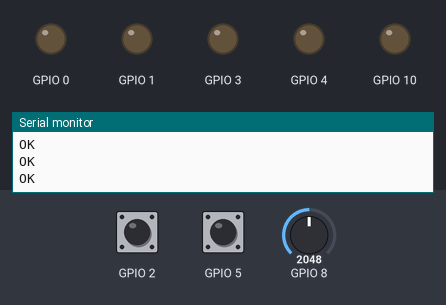
A program run on a simulated ESP32. On the bench: output pins drawn as LEDs (lit = HIGH), the last lines printed to the serial monitor. Inputs (shaded band) come from the test bench; at power-on: GPIO 2 HIGH, GPIO 5 HIGH, GPIO 8 = 2048. The modem accepts every AT command (registered, SIM ready, sends succeed) and sends nothing else.

Above: at 19.7 s.
19.8 s: GPIO 2 pulled LOW for 1 s
At 20.5 s:
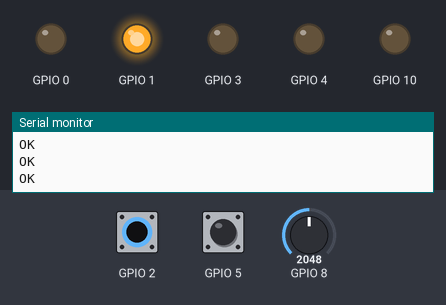
22.3 s: GPIO 5 pulled LOW for 1 s
At 23.8 s:
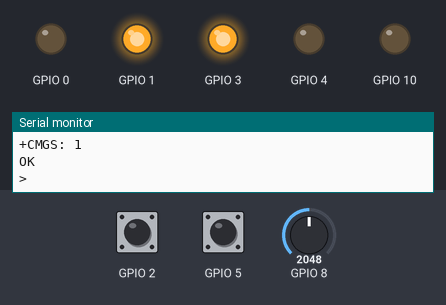
Timing chart, 0 to 25.3 s (numbered marks = the images above; inputs shaded):
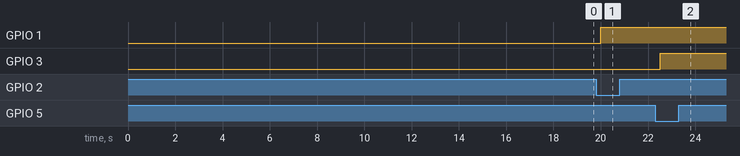

The program:

main.cpp
```cpp
#include <string>
#include "pins.h"
#include "pod.h"
#include "sms.h"
#include "vote.h"

transport sms;
pod_container pod_container;
vote vote;
const std::string callback_number = "+447860033807";
// const std::string callback_number = "+447595360442";

void setup() {
  Serial.begin(9600);
  delay(5000);  // magic delay for network conn

  vote.begin();
  sms.begin();
  pod_container.begin();
}

void loop() {
  sms.loop();
  auto lm = sms.last_message();
  if (lm.is_valid()) {
    Serial.println("Got valid command");
    Serial.println(lm.code);
    Serial.println(lm.param);
    if (lm.code == 'T') pod_container.take_now(lm.param);
    if (lm.code == 'V') vote.vote_now();
  }

  auto updated_pods = pod_container.loop();
  for (auto &&pod : updated_pods) {
    std::string prefix;
    char data[10] = {0};
    if (pod.taken_incorrectly())
      sprintf(data, "W%d", pod.day);
    else
      sprintf(data, "R%d", pod.day);

    sms.send(callback_number, std::string(data));
  }

  auto vote_result = vote.loop();
  if (vote_result.is_valid()) {
    char data[10] = {0};
    sprintf(data, "V%d", vote_result.value);
    sms.send(callback_number, std::string(data));
  }
}
```

pod.h
```cpp
#include <vector>

struct pod {
  unsigned int day;
  unsigned long taken_at;
  unsigned long prompted_at;

  bool take_now() const { return prompted_at > 0L; }

  bool taken_incorrectly() const {
    if (prompted_at == 0) return taken_at > 0;
    return false;
  }

  bool taken_correctly() const { return taken_at > prompted_at; }
};

struct led_pod : pod {
  int red_pin;
  int green_pin;
  int detect_pin;
};

led_pod make_led_pod(int day, int red_pin, int green_pin, int detect_pin);

class pod_container {
 private:
  std::vector<led_pod> pods;

 public:
  pod_container();
  void begin();
  void take_now(const unsigned int day);
  std::vector<led_pod> loop();
};
```

sms.h
```cpp
#include <SoftwareSerial.h>
#include <memory>

using payload = std::string;
using phone_number = std::string;
struct message {
  char code;
  uint8_t param;

  bool is_valid() const { return code == 'T' || code == 'V'; }
};

class transport {
 private:
  payload lp;
  message lm;
  SoftwareSerial serial;
  void print(const payload payload);
  void println(const payload payload);

 public:
  void begin();
  void loop();
  void send(const phone_number phone_number, const payload payload);
  payload last_payload() const;
  message last_message() const;
};
```

vote.h
```cpp
struct vote_result {
  int value;
  bool is_valid() const { return value != -1; }
};

class vote {
 private:
  static constexpr int num_leds = 0;
  bool show_vote_now;

 public:
  void begin();
  void vote_now();
  vote_result loop();
};
```

pod.cpp
```cpp
#include "pod.h"
#include <Arduino.h>
#include <algorithm>
#include "pins.h"

pod_container::pod_container() {
  pods.emplace_back(make_led_pod(0, pins::sunday_red, pins::sunday_green,
                                 pins::sunday_detect));  // 0, -1, D0, D3
  pods.emplace_back(make_led_pod(5, pins::friday_red, pins::friday_green,
                                 pins::friday_detect));  // 5, D4, -1, D5
}

void pod_container::begin() {
  for (auto &pod : pods) {
    pinMode(pod.detect_pin, INPUT_PULLUP);
    if (pod.red_pin != -1) pinMode(pod.red_pin, OUTPUT);
    if (pod.green_pin != -1) pinMode(pod.green_pin, OUTPUT);
  }
}

std::vector<led_pod> pod_container::loop() {
  std::vector<led_pod> updates;
  std::for_each(std::begin(pods), std::end(pods), [&updates](auto &&pod) {
    if (digitalRead(pod.detect_pin) == LOW && pod.taken_at == 0) {
      pod.taken_at = millis();
      updates.emplace_back(pod);
    }
  });
  // for (auto &&pod : pods) {
  //   if (digitalRead(pod.detect_pin) == LOW && pod.taken_at == 0) {
  //     // drug pulled out
  //     pod.taken_at = millis();
  //     updates.push_back(pod);
  //   }
  // }

  std::for_each(std::begin(pods), std::end(pods), [](auto &&pod) {
    if (pod.take_now() && pod.green_pin != -1) {
      if (pod.taken_correctly())
        digitalWrite(pod.green_pin, LOW);
      else
        digitalWrite(pod.green_pin, HIGH);
    }

    if (pod.taken_incorrectly() && pod.red_pin != -1)
      digitalWrite(pod.red_pin, HIGH);
  });
  // for (auto &&pod : pods) {
  //   if (pod.take_now() && pod.green_pin != -1) {
  //     if (pod.taken_correctly())
  //       digitalWrite(pod.green_pin, LOW);
  //     else
  //       digitalWrite(pod.green_pin, HIGH);
  //   }

  //   if (pod.taken_incorrectly() && pod.red_pin != -1)
  //     digitalWrite(pod.red_pin, HIGH);
  // }

  return updates;
}

void pod_container::take_now(const unsigned int day) {
  std::for_each(std::begin(pods), std::end(pods), [&](auto &&pod) {
    if (pod.day == day) pod.prompted_at = millis();
  });
  // for (auto &&pod : pods) {
  //   if (pod.day == day) pod.prompted_at = millis();
  // }
}

led_pod make_led_pod(int day, int red_pin, int green_pin, int detect_pin) {
  led_pod result;
  result.day = day;
  result.red_pin = red_pin;
  result.green_pin = green_pin;
  result.detect_pin = detect_pin;
  result.prompted_at = 0;
  result.taken_at = 0;

  return result;
}
```

sms.cpp
```cpp
#include "sms.h"
#include <algorithm>
#include <memory>
#include <string>
#include <vector>
#include "pins.h"

payload transport::last_payload() const { return this->lp; }

message transport::last_message() const { return this->lm; }

void transport::print(const payload payload) {
  serial.print(payload.c_str());
  loop();
}

void transport::println(const payload payload) {
  serial.println(payload.c_str());
  loop();
}

void transport::begin() {
  serial.begin(9600, pins::sms_rx, pins::sms_tx);  // D1 D2
  println("AT");
  println("AT+CSQ");
  println("AT+CNUM");
  println("AT+CREG=2");
  println("AT+CPIN?");
  println("AT+CNMI=1,2,0,0,0");
  println("AT+CMGF=1");

  delay(10000);  // magic delay for network conn
}

void transport::send(const phone_number phone_number, const payload payload) {
  auto cmd = "AT+CMGS=\"" + phone_number + "\"";
  println(cmd);
  print(payload.c_str());
  serial.write(26);
}

void transport::loop() {
  delay(500);
  // while (Serial.available())
  // {
  //     serial.write(Serial.read());
  // }
  this->lp = "";
  while (serial.available()) {
    char c = serial.read();
    this->lp += c;
    Serial.write(c);
  }

  if (this->lp.length() > 3) {
    auto cmd = this->lp.substr(this->lp.length() - 4, 2);
    this->lm.code = cmd[0];
    this->lm.param = 0x30 - cmd[1];
  } else {
    this->lm.code = 0;
  }
}
```

vote.cpp
```cpp
#include "vote.h"
#include "pins.h"

void vote::begin() {
  pinMode(pins::vote_0, INPUT_PULLUP);
  pinMode(pins::vote_now, OUTPUT);
  digitalWrite(pins::vote_now, LOW);
  // LEDS.addLeds<WS2812, D9, RGB>(leds, num_leds);
  // LEDS.setBrightness(10);
}

vote_result vote::loop() {
  int x = analogRead(pins::vote_0);
  bool v0 = x > 200 && x < 300;
  bool v1 = x > 500 && x < 600;
  bool v2 = x > 800 && x < 900;

  vote_result result;
  result.value = -1;
  if (v0 || v1 || v2) {
    show_vote_now = false;
    if (v0) result.value = 0;
    if (v1) result.value = 1;
    if (v2) result.value = 2;
  }

  if (show_vote_now) {
    digitalWrite(pins::vote_now, HIGH);
  } else {
    digitalWrite(pins::vote_now, LOW);
  }

  return result;
}

void vote::vote_now() { show_vote_now = true; }
```

pins.h
```cpp
#include <Arduino.h>

namespace pins {
#if PLATFORM == 1
constexpr int sunday_green = D0;
constexpr int sunday_red = -1;
constexpr int sunday_detect = D3;

constexpr int friday_red = D4;
constexpr int friday_green = -1;
constexpr int friday_detect = D5;

constexpr int sms_rx = D1;
constexpr int sms_tx = D2;

constexpr int vote_0 = A0;
constexpr int vote_1 = D9;
// constexpr int vote_2 = D8; // A0??
constexpr int vote_now = D6;
#endif

#if PLATFORM == 2
constexpr int sunday_green = 0;
constexpr int sunday_red = 1;
constexpr int sunday_detect = 2;

constexpr int friday_red = 3;
constexpr int friday_green = 4;
constexpr int friday_detect = 5;

constexpr int sms_rx = 6;
constexpr int sms_tx = 7;

constexpr int vote_0 = 8;
constexpr int vote_1 = 9;
// constexpr int vote_2 = D8; // A0??
constexpr int vote_now = 10;
#endif

#if PLATFORM == 3
constexpr int sunday_green = 0;
constexpr int sunday_red = 1;
constexpr int sunday_detect = 2;

constexpr int friday_red = 3;
constexpr int friday_green = 4;
constexpr int friday_detect = 5;

constexpr int sms_rx = 100;
constexpr int sms_tx = 101;

constexpr int vote_0 = 8;
constexpr int vote_1 = 9;
// constexpr int vote_2 = D8; // A0??
constexpr int vote_now = 10;
#endif
};  // namespace pins
```

Measured:
- after the input at 19.8 s, GPIO 1: LOW → HIGH after 0.21 s
- after the input at 22.3 s, GPIO 3: LOW → HIGH after 0.21 s
